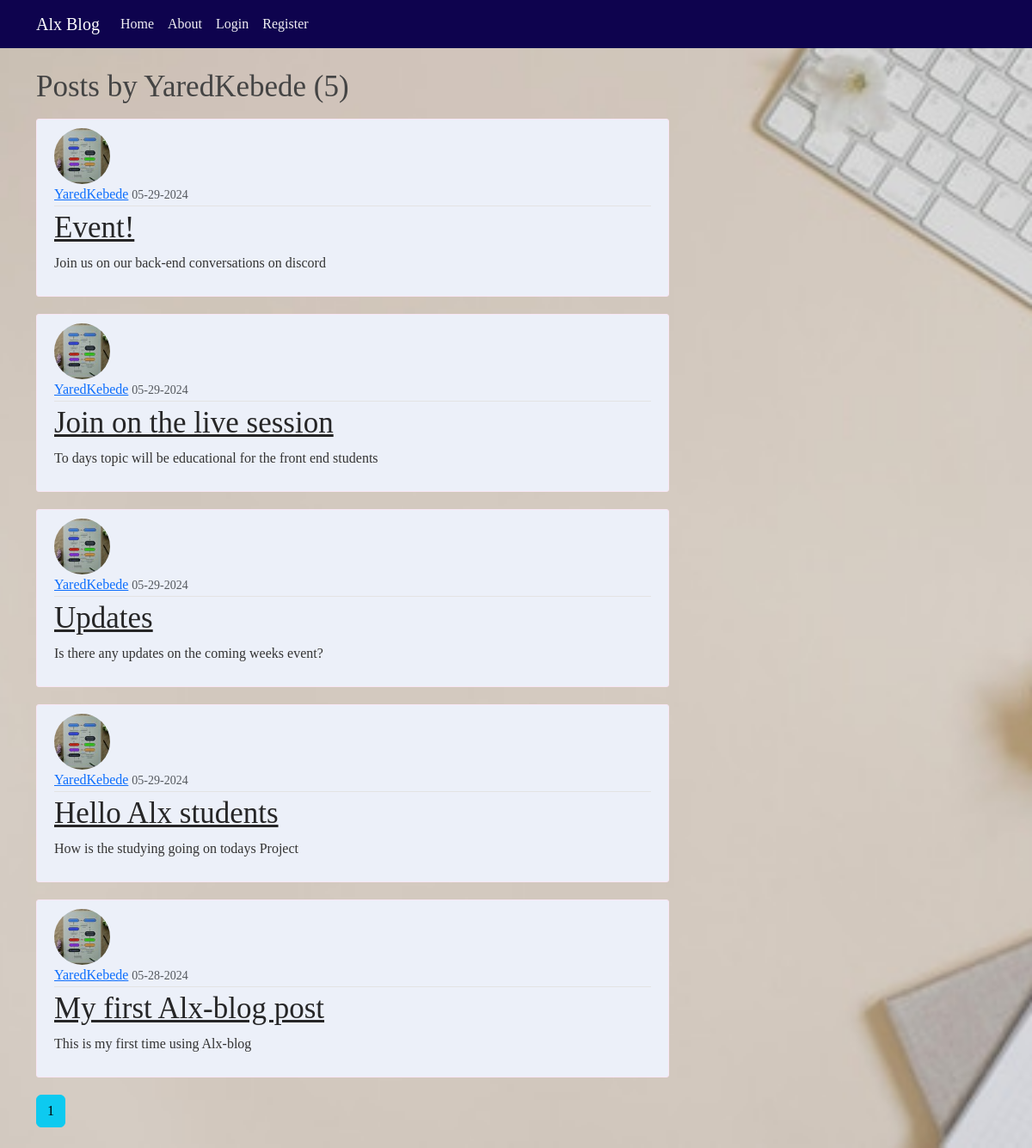
The page /user/YaredKebede on the database as committed earlier.
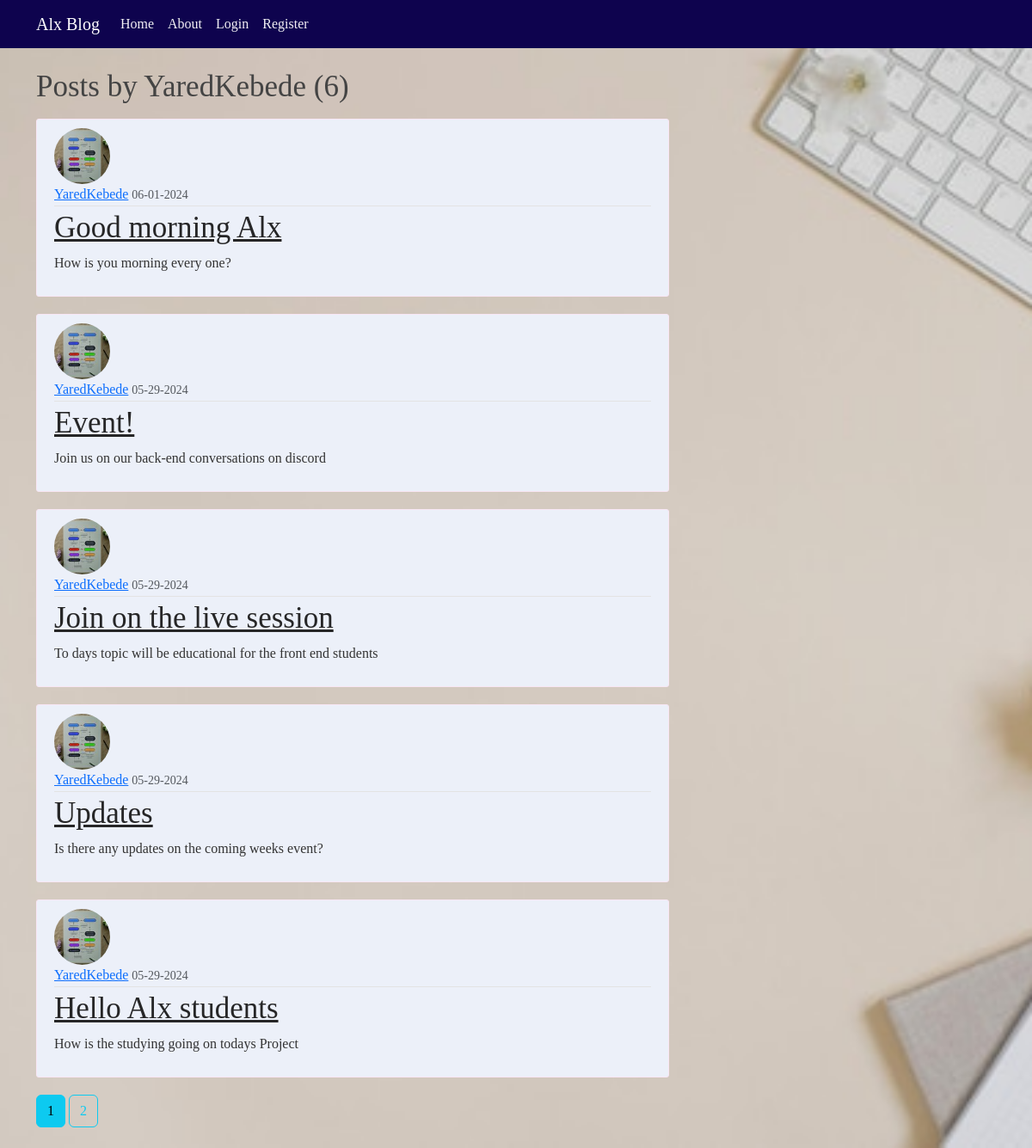
The same page on the database as committed later.
### alxblog/models.py (models this page shows, shortened)
class User(db.Model, UserMixin):
    id = db.Column(db.Integer, primary_key=True)
    username = db.Column(db.String(20), unique=True, nullable=False)
    email = db.Column(db.String(150), unique=True, nullable=False)
    image_file = db.Column(db.String(20), nullable=False, default='default.jpg')
    password = db.Column(db.String(60), nullable=False)
    posts = db.relationship('Post', backref='author', lazy=True)

class Post(db.Model):
    id = db.Column(db.Integer, primary_key=True)
    title = db.Column(db.String(150), nullable=False)
    date_posted = db.Column(db.DateTime, nullable=False, default=datetime.utcnow)
    content = db.Column(db.Text, nullable=False)
    user_id = db.Column(db.Integer, db.ForeignKey('user.id'), nullable=False)

### alxblog/routes.py (the view)
@app.route("/user/<string:username>")
def user_posts(username):
    page = request.args.get('page', 1, type=int)
    user = User.query.filter_by(username=username).first_or_404()
    posts = Post.query.filter_by(author=user)\
        .order_by(Post.date_posted.desc())\
        .paginate(page=page, per_page=5)
    return render_template('user_posts.html', posts=posts, user=user)

### alxblog/templates/user_posts.html
{% extends "layout.html" %}
{% block content %}
<h1 class="mb-3">Posts by {{ user.username }} ({{ posts.total }})</h1>
{% for post in posts.items %}
 <article class="media content-section">
    <img class="rounded-circle article-img" src="{{ url_for('static', filename='profile_pics/' + post.author.image_file) }}">
    <div class="media-body">
      <div class="article-metadata">
        <a class="mr-2" href="{{ url_for('user_posts', username=post.author.username) }}">{{ post.author.username }}</a>
        <small class="text-muted">{{ post.date_posted.strftime('%m-%d-%Y') }}</small>
      </div>
      <h2><a class="article-title" href="{{ url_for('post', post_id=post.id) }}">{{ post.title }}</a></h2>
      <p class="article-content">{{ post.content }}</p>
    </div>
  </article>
{% endfor %}
{% for page_num in posts.iter_pages(left_edge=1, right_edge=1, left_current=1, right_current=2) %}
{% if page_num %}
{% if posts.page == page_num%}
<a class="btn btn-info mb-4" href="{{ url_for('user_posts', username=user.username, page=page_num) }}">{{ page_num }}</a>
{% else %}
<a class="btn btn-outline-info mb-4" href="{{ url_for('user_posts', username=user.username, page=page_num) }}">{{ page_num }}</a>
{% endif %}
{% else %}
...
{% endif %}
{% endfor %}
{% endblock content %}

### alxblog/templates/layout.html (shortened to what this page needs)
<!DOCTYPE html>
<html>
<head>
    <link href="https://cdn.jsdelivr.net/npm/bootstrap@5.3.3/dist/css/bootstrap.min.css" rel="stylesheet">
    <link rel="stylesheet" type="text/css" href="{{ url_for('static', filename='main.css') }}">
</head>
<body>
    <header class="site-header">
        <nav class="navbar navbar-expand-md navbar-dark bg-steel fixed-top">
          <div class="container">
            <a class="navbar-brand mr-4" href="/">Alx Blog</a>
            <div class="collapse navbar-collapse" id="navbarToggle">
              <div class="navbar-nav mr-auto">
                <a class="nav-item nav-link" href="{{ url_for('home') }}">Home</a>
                <a class="nav-item nav-link" href="{{ url_for('about') }}">About</a>
              </div>
              <div class="navbar-nav">
                {% if current_user.is_authenticated %}
                <a class="nav-item nav-link" href="{{ url_for('new_post') }}">New Post</a>
                <a class="nav-item nav-link" href="{{ url_for('account') }}">Account</a>
                <a class="nav-item nav-link" href="{{ url_for('logout') }}">Logout</a>
                {% else %}
                <a class="nav-item nav-link" href="{{ url_for('login') }}">Login</a>
                <a class="nav-item nav-link" href="{{ url_for('register') }}">Register</a>
                {% endif %}
              </div>
            </div>
          </div>
        </nav>
      </header>
      <main role="main" class="container">
        <div class="row">
          <div class="col-md-8">
            {% block content %}{% endblock %}
          </div>
        </div>
      </main>
</body>
</html>

### alxblog/static/main.css (style rules this page uses)
body { background-image: url('profile_pics/background_pic.jpg'); background-position: center; background-size: cover; font-family: Georgia, 'Times New Roman', Times, serif; font-size: medium; color: #333333; margin-top: 5rem; }
h1, h2, h3, h4, h5, h6 { font-size: 35px; color: #444444; }
.bg-steel { background-color: #0e034e; }
.site-header .navbar-nav .nav-link { color: hsl(260, 11%, 95%); }
.content-section { background: #ecf0f9; padding: 10px 20px; border: 1px solid #f8e6f4; border-radius: 3px; margin-bottom: 20px; }
.article-title { color: #262627; }
.article-content { white-space: pre-line; }
.article-img { height: 65px; width: 65px; margin-right: 16px; }
.article-metadata { padding-bottom: 1px; margin-bottom: 4px; border-bottom: 1px solid #e3e3e3 }

Rows that differ between the two databases and show on the page:
no longer on this page (row unchanged): Post: image_file (picture), author.username "YaredKebede", date_posted "05-28-2024", title "My first Alx-blog post", content "This is my first time using Alx-blog"
added Post: image_file (picture), author.username "YaredKebede", date_posted "06-01-2024", title "Good morning Alx", content "How is you morning every one?"
Other text that changed with them:
{{ posts.total }}: "5" → "6"
new list line: "2"
